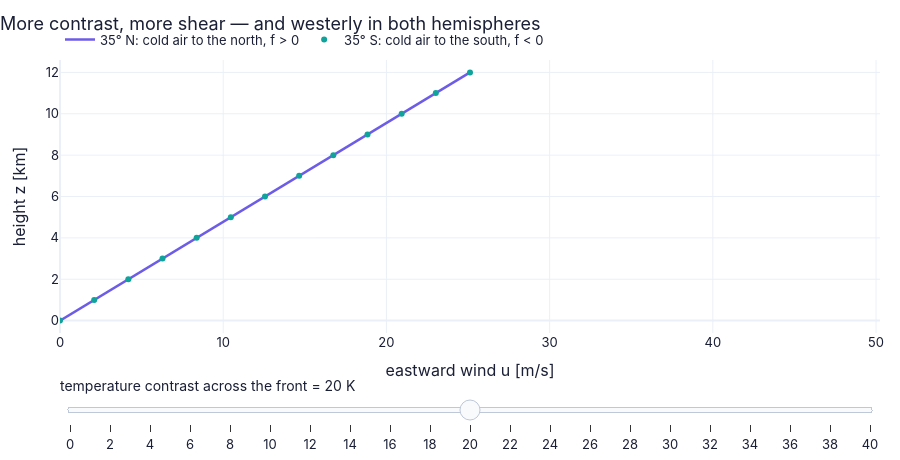

This figure's notebook cell:
### Markdown cell above
**What you see.** A north–south section through a front at 35° N: isotherms (blue) dipping toward the cold side, and the eastward wind (purple shading) that is in thermal-wind balance with them. The orange dot is the strongest wind.

**How to read it.** Follow one isotherm: where it slopes most steeply, the wind contours are closest in the vertical. The wind maximum sits above the tightest isotherms, at the top of the section.

**What would change if…** …the surface air were already blowing at 5 m/s? Every contour would shift by 5 m/s — the thermal wind fixes the shear, not the wind.

### Code cell
z_f3 = np.linspace(0.0, 1.2e4, 13)                             # height [m]

def f3(dT):                                                    # wind profiles above the front for one temperature contrast dT [K]
    out = {}
    for sgn, nm in ((+1, "35° N: cold air to the north, f > 0"), (-1, "35° S: cold air to the south, f < 0")):   # both hemispheres
        dTdy = -sgn*dT/(2*2.0e6)                               # temperature gradient at the centre of a front 2000 km wide [K/m]
        drho = -1.2*(1/280.0)*dTdy*np.ones_like(z_f3)          # density gradient from rho' = -rho0 alpha T' [kg/m^4]
        out[nm] = (GFD.thermal_wind_integrate(z_f3, drho, sgn*f35, 1.2), z_f3/1e3)   # Eq. (13.15) integrated up from calm ground
    return out   # hand the result back to the caller

figF3 = slider_figure(f3, "temperature contrast across the front", np.arange(0.0, 40.1, 2.0), unit="K", xlabel="eastward wind u [m/s]",
                      ylabel="height z [km]", title="More contrast, more shear — and westerly in both hemispheres",
                      modes={"35° S: cold air to the south, f < 0": "markers"})   # 21 slider positions
figF3.show()   # display the interactive figure (the slider works on the web page too)

### Figure 1 — Plotly figure (JSON) as saved in the notebook; plotly's stock layout.template omitted (floating-point values rounded to 4 significant figures)
{"data": [{"hovertemplate": "35° N: cold air to the north, f > 0: %{y:.4g}<extra>temperature contrast across the front = 0 K</extra>", "line": {"color": "#6c5ce7", "width": 2.5}, "mode": "lines", "name": "35° N: cold air to the north, f > 0", "type": "scatter", "visible": false, "x": [0.0, 0.0, 0.0, 0.0, 0.0, 0.0, 0.0, 0.0, 0.0, 0.0, 0.0, 0.0, 0.0], "y": [0.0, 1.0, 2.0, 3.0, 4.0, 5.0, 6.0, 7.0, 8.0, 9.0, 10.0, 11.0, 12.0]}, {"hovertemplate": "35° S: cold air to the south, f < 0: %{y:.4g}<extra>temperature contrast across the front = 0 K</extra>", "line": {"color": "#0fa39c", "width": 2.5}, "mode": "markers", "name": "35° S: cold air to the south, f < 0", "type": "scatter", "visible": false, "x": [0.0, 0.0, 0.0, 0.0, 0.0, 0.0, 0.0, 0.0, 0.0, 0.0, 0.0, 0.0, 0.0], "y": [0.0, 1.0, 2.0, 3.0, 4.0, 5.0, 6.0, 7.0, 8.0, 9.0, 10.0, 11.0, 12.0]}, {"hovertemplate": "35° N: cold air to the north, f > 0: %{y:.4g}<extra>temperature contrast across the front = 2 K</extra>", "line": {"color": "#6c5ce7", "width": 2.5}, "mode": "lines", "name": "35° N: cold air to the north, f > 0", "type": "scatter", "visible": false, "x": [0.0, 0.2093, 0.4187, 0.628, 0.8374, 1.047, 1.256, 1.465, 1.675, 1.884, 2.093, 2.303, 2.512], "y": [0.0, 1.0, 2.0, 3.0, 4.0, 5.0, 6.0, 7.0, 8.0, 9.0, 10.0, 11.0, 12.0]}, {"hovertemplate": "35° S: cold air to the south, f < 0: %{y:.4g}<extra>temperature contrast across the front = 2 K</extra>", "line": {"color": "#0fa39c", "width": 2.5}, "mode": "markers", "name": "35° S: cold air to the south, f < 0", "type": "scatter", "visible": false, "x": [0.0, 0.2093, 0.4187, 0.628, 0.8374, 1.047, 1.256, 1.465, 1.675, 1.884, 2.093, 2.303, 2.512], "y": [0.0, 1.0, 2.0, 3.0, 4.0, 5.0, 6.0, 7.0, 8.0, 9.0, 10.0, 11.0, 12.0]}, {"hovertemplate": "35° N: cold air to the north, f > 0: %{y:.4g}<extra>temperature contrast across the front = 4 K</extra>", "line": {"color": "#6c5ce7", "width": 2.5}, "mode": "lines", "name": "35° N: cold air to the north, f > 0", "type": "scatter", "visible": false, "x": [0.0, 0.4187, 0.8374, 1.256, 1.675, 2.093, 2.512, 2.931, 3.349, 3.768, 4.187, 4.606, 5.024], "y": [0.0, 1.0, 2.0, 3.0, 4.0, 5.0, 6.0, 7.0, 8.0, 9.0, 10.0, 11.0, 12.0]}, {"hovertemplate": "35° S: cold air to the south, f < 0: %{y:.4g}<extra>temperature contrast across the front = 4 K</extra>", "line": {"color": "#0fa39c", "width": 2.5}, "mode": "markers", "name": "35° S: cold air to the south, f < 0", "type": "scatter", "visible": false, "x": [0.0, 0.4187, 0.8374, 1.256, 1.675, 2.093, 2.512, 2.931, 3.349, 3.768, 4.187, 4.606, 5.024], "y": [0.0, 1.0, 2.0, 3.0, 4.0, 5.0, 6.0, 7.0, 8.0, 9.0, 10.0, 11.0, 12.0]}, {"hovertemplate": "35° N: cold air to the north, f > 0: %{y:.4g}<extra>temperature contrast across the front = 6 K</extra>", "line": {"color": "#6c5ce7", "width": 2.5}, "mode": "lines", "name": "35° N: cold air to the north, f > 0", "type": "scatter", "visible": false, "x": [0.0, 0.628, 1.256, 1.884, 2.512, 3.14, 3.768, 4.396, 5.024, 5.652, 6.28, 6.908, 7.536], "y": [0.0, 1.0, 2.0, 3.0, 4.0, 5.0, 6.0, 7.0, 8.0, 9.0, 10.0, 11.0, 12.0]}, {"hovertemplate": "35° S: cold air to the south, f < 0: %{y:.4g}<extra>temperature contrast across the front = 6 K</extra>", "line": {"color": "#0fa39c", "width": 2.5}, "mode": "markers", "name": "35° S: cold air to the south, f < 0", "type": "scatter", "visible": false, "x": [0.0, 0.628, 1.256, 1.884, 2.512, 3.14, 3.768, 4.396, 5.024, 5.652, 6.28, 6.908, 7.536], "y": [0.0, 1.0, 2.0, 3.0, 4.0, 5.0, 6.0, 7.0, 8.0, 9.0, 10.0, 11.0, 12.0]}, {"hovertemplate": "35° N: cold air to the north, f > 0: %{y:.4g}<extra>temperature contrast across the front = 8 K</extra>", "line": {"color": "#6c5ce7", "width": 2.5}, "mode": "lines", "name": "35° N: cold air to the north, f > 0", "type": "scatter", "visible": false, "x": [0.0, 0.8374, 1.675, 2.512, 3.349, 4.187, 5.024, 5.862, 6.699, 7.536, 8.374, 9.211, 10.05], "y": [0.0, 1.0, 2.0, 3.0, 4.0, 5.0, 6.0, 7.0, 8.0, 9.0, 10.0, 11.0, 12.0]}, {"hovertemplate": "35° S: cold air to the south, f < 0: %{y:.4g}<extra>temperature contrast across the front = 8 K</extra>", "line": {"color": "#0fa39c", "width": 2.5}, "mode": "markers", "name": "35° S: cold air to the south, f < 0", "type": "scatter", "visible": false, "x": [0.0, 0.8374, 1.675, 2.512, 3.349, 4.187, 5.024, 5.862, 6.699, 7.536, 8.374, 9.211, 10.05], "y": [0.0, 1.0, 2.0, 3.0, 4.0, 5.0, 6.0, 7.0, 8.0, 9.0, 10.0, 11.0, 12.0]}, {"hovertemplate": "35° N: cold air to the north, f > 0: %{y:.4g}<extra>temperature contrast across the front = 10 K</extra>", "line": {"color": "#6c5ce7", "width": 2.5}, "mode": "lines", "name": "35° N: cold air to the north, f > 0", "type": "scatter", "visible": false, "x": [0.0, 1.047, 2.093, 3.14, 4.187, 5.234, 6.28, 7.327, 8.374, 9.42, 10.47, 11.51, 12.56], "y": [0.0, 1.0, 2.0, 3.0, 4.0, 5.0, 6.0, 7.0, 8.0, 9.0, 10.0, 11.0, 12.0]}, {"hovertemplate": "35° S: cold air to the south, f < 0: %{y:.4g}<extra>temperature contrast across the front = 10 K</extra>", "line": {"color": "#0fa39c", "width": 2.5}, "mode": "markers", "name": "35° S: cold air to the south, f < 0", "type": "scatter", "visible": false, "x": [0.0, 1.047, 2.093, 3.14, 4.187, 5.234, 6.28, 7.327, 8.374, 9.42, 10.47, 11.51, 12.56], "y": [0.0, 1.0, 2.0, 3.0, 4.0, 5.0, 6.0, 7.0, 8.0, 9.0, 10.0, 11.0, 12.0]}, {"hovertemplate": "35° N: cold air to the north, f > 0: %{y:.4g}<extra>temperature contrast across the front = 12 K</extra>", "line": {"color": "#6c5ce7", "width": 2.5}, "mode": "lines", "name": "35° N: cold air to the north, f > 0", "type": "scatter", "visible": false, "x": [0.0, 1.256, 2.512, 3.768, 5.024, 6.28, 7.536, 8.792, 10.05, 11.3, 12.56, 13.82, 15.07], "y": [0.0, 1.0, 2.0, 3.0, 4.0, 5.0, 6.0, 7.0, 8.0, 9.0, 10.0, 11.0, 12.0]}, {"hovertemplate": "35° S: cold air to the south, f < 0: %{y:.4g}<extra>temperature contrast across the front = 12 K</extra>", "line": {"color": "#0fa39c", "width": 2.5}, "mode": "markers", "name": "35° S: cold air to the south, f < 0", "type": "scatter", "visible": false, "x": [0.0, 1.256, 2.512, 3.768, 5.024, 6.28, 7.536, 8.792, 10.05, 11.3, 12.56, 13.82, 15.07], "y": [0.0, 1.0, 2.0, 3.0, 4.0, 5.0, 6.0, 7.0, 8.0, 9.0, 10.0, 11.0, 12.0]}, {"hovertemplate": "35° N: cold air to the north, f > 0: %{y:.4g}<extra>temperature contrast across the front = 14 K</extra>", "line": {"color": "#6c5ce7", "width": 2.5}, "mode": "lines", "name": "35° N: cold air to the north, f > 0", "type": "scatter", "visible": false, "x": [0.0, 1.465, 2.931, 4.396, 5.862, 7.327, 8.792, 10.26, 11.72, 13.19, 14.65, 16.12, 17.58], "y": [0.0, 1.0, 2.0, 3.0, 4.0, 5.0, 6.0, 7.0, 8.0, 9.0, 10.0, 11.0, 12.0]}, {"hovertemplate": "35° S: cold air to the south, f < 0: %{y:.4g}<extra>temperature contrast across the front = 14 K</extra>", "line": {"color": "#0fa39c", "width": 2.5}, "mode": "markers", "name": "35° S: cold air to the south, f < 0", "type": "scatter", "visible": false, "x": [0.0, 1.465, 2.931, 4.396, 5.862, 7.327, 8.792, 10.26, 11.72, 13.19, 14.65, 16.12, 17.58], "y": [0.0, 1.0, 2.0, 3.0, 4.0, 5.0, 6.0, 7.0, 8.0, 9.0, 10.0, 11.0, 12.0]}, {"hovertemplate": "35° N: cold air to the north, f > 0: %{y:.4g}<extra>temperature contrast across the front = 16 K</extra>", "line": {"color": "#6c5ce7", "width": 2.5}, "mode": "lines", "name": "35° N: cold air to the north, f > 0", "type": "scatter", "visible": false, "x": [0.0, 1.675, 3.349, 5.024, 6.699, 8.374, 10.05, 11.72, 13.4, 15.07, 16.75, 18.42, 20.1], "y": [0.0, 1.0, 2.0, 3.0, 4.0, 5.0, 6.0, 7.0, 8.0, 9.0, 10.0, 11.0, 12.0]}, {"hovertemplate": "35° S: cold air to the south, f < 0: %{y:.4g}<extra>temperature contrast across the front = 16 K</extra>", "line": {"color": "#0fa39c", "width": 2.5}, "mode": "markers", "name": "35° S: cold air to the south, f < 0", "type": "scatter", "visible": false, "x": [0.0, 1.675, 3.349, 5.024, 6.699, 8.374, 10.05, 11.72, 13.4, 15.07, 16.75, 18.42, 20.1], "y": [0.0, 1.0, 2.0, 3.0, 4.0, 5.0, 6.0, 7.0, 8.0, 9.0, 10.0, 11.0, 12.0]}, {"hovertemplate": "35° N: cold air to the north, f > 0: %{y:.4g}<extra>temperature contrast across the front = 18 K</extra>", "line": {"color": "#6c5ce7", "width": 2.5}, "mode": "lines", "name": "35° N: cold air to the north, f > 0", "type": "scatter", "visible": false, "x": [0.0, 1.884, 3.768, 5.652, 7.536, 9.42, 11.3, 13.19, 15.07, 16.96, 18.84, 20.72, 22.61], "y": [0.0, 1.0, 2.0, 3.0, 4.0, 5.0, 6.0, 7.0, 8.0, 9.0, 10.0, 11.0, 12.0]}, {"hovertemplate": "35° S: cold air to the south, f < 0: %{y:.4g}<extra>temperature contrast across the front = 18 K</extra>", "line": {"color": "#0fa39c", "width": 2.5}, "mode": "markers", "name": "35° S: cold air to the south, f < 0", "type": "scatter", "visible": false, "x": [0.0, 1.884, 3.768, 5.652, 7.536, 9.42, 11.3, 13.19, 15.07, 16.96, 18.84, 20.72, 22.61], "y": [0.0, 1.0, 2.0, 3.0, 4.0, 5.0, 6.0, 7.0, 8.0, 9.0, 10.0, 11.0, 12.0]}, {"hovertemplate": "35° N: cold air to the north, f > 0: %{y:.4g}<extra>temperature contrast across the front = 20 K</extra>", "line": {"color": "#6c5ce7", "width": 2.5}, "mode": "lines", "name": "35° N: cold air to the north, f > 0", "type": "scatter", "visible": true, "x": [0.0, 2.093, 4.187, 6.28, 8.374, 10.47, 12.56, 14.65, 16.75, 18.84, 20.93, 23.03, 25.12], "y": [0.0, 1.0, 2.0, 3.0, 4.0, 5.0, 6.0, 7.0, 8.0, 9.0, 10.0, 11.0, 12.0]}, {"hovertemplate": "35° S: cold air to the south, f < 0: %{y:.4g}<extra>temperature contrast across the front = 20 K</extra>", "line": {"color": "#0fa39c", "width": 2.5}, "mode": "markers", "name": "35° S: cold air to the south, f < 0", "type": "scatter", "visible": true, "x": [0.0, 2.093, 4.187, 6.28, 8.374, 10.47, 12.56, 14.65, 16.75, 18.84, 20.93, 23.03, 25.12], "y": [0.0, 1.0, 2.0, 3.0, 4.0, 5.0, 6.0, 7.0, 8.0, 9.0, 10.0, 11.0, 12.0]}, {"hovertemplate": "35° N: cold air to the north, f > 0: %{y:.4g}<extra>temperature contrast across the front = 22 K</extra>", "line": {"color": "#6c5ce7", "width": 2.5}, "mode": "lines", "name": "35° N: cold air to the north, f > 0", "type": "scatter", "visible": false, "x": [0.0, 2.303, 4.606, 6.908, 9.211, 11.51, 13.82, 16.12, 18.42, 20.72, 23.03, 25.33, 27.63], "y": [0.0, 1.0, 2.0, 3.0, 4.0, 5.0, 6.0, 7.0, 8.0, 9.0, 10.0, 11.0, 12.0]}, {"hovertemplate": "35° S: cold air to the south, f < 0: %{y:.4g}<extra>temperature contrast across the front = 22 K</extra>", "line": {"color": "#0fa39c", "width": 2.5}, "mode": "markers", "name": "35° S: cold air to the south, f < 0", "type": "scatter", "visible": false, "x": [0.0, 2.303, 4.606, 6.908, 9.211, 11.51, 13.82, 16.12, 18.42, 20.72, 23.03, 25.33, 27.63], "y": [0.0, 1.0, 2.0, 3.0, 4.0, 5.0, 6.0, 7.0, 8.0, 9.0, 10.0, 11.0, 12.0]}, {"hovertemplate": "35° N: cold air to the north, f > 0: %{y:.4g}<extra>temperature contrast across the front = 24 K</extra>", "line": {"color": "#6c5ce7", "width": 2.5}, "mode": "lines", "name": "35° N: cold air to the north, f > 0", "type": "scatter", "visible": false, "x": [0.0, 2.512, 5.024, 7.536, 10.05, 12.56, 15.07, 17.58, 20.1, 22.61, 25.12, 27.63, 30.15], "y": [0.0, 1.0, 2.0, 3.0, 4.0, 5.0, 6.0, 7.0, 8.0, 9.0, 10.0, 11.0, 12.0]}, {"hovertemplate": "35° S: cold air to the south, f < 0: %{y:.4g}<extra>temperature contrast across the front = 24 K</extra>", "line": {"color": "#0fa39c", "width": 2.5}, "mode": "markers", "name": "35° S: cold air to the south, f < 0", "type": "scatter", "visible": false, "x": [0.0, 2.512, 5.024, 7.536, 10.05, 12.56, 15.07, 17.58, 20.1, 22.61, 25.12, 27.63, 30.15], "y": [0.0, 1.0, 2.0, 3.0, 4.0, 5.0, 6.0, 7.0, 8.0, 9.0, 10.0, 11.0, 12.0]}, {"hovertemplate": "35° N: cold air to the north, f > 0: %{y:.4g}<extra>temperature contrast across the front = 26 K</extra>", "line": {"color": "#6c5ce7", "width": 2.5}, "mode": "lines", "name": "35° N: cold air to the north, f > 0", "type": "scatter", "visible": false, "x": [0.0, 2.721, 5.443, 8.164, 10.89, 13.61, 16.33, 19.05, 21.77, 24.49, 27.21, 29.94, 32.66], "y": [0.0, 1.0, 2.0, 3.0, 4.0, 5.0, 6.0, 7.0, 8.0, 9.0, 10.0, 11.0, 12.0]}, {"hovertemplate": "35° S: cold air to the south, f < 0: %{y:.4g}<extra>temperature contrast across the front = 26 K</extra>", "line": {"color": "#0fa39c", "width": 2.5}, "mode": "markers", "name": "35° S: cold air to the south, f < 0", "type": "scatter", "visible": false, "x": [0.0, 2.721, 5.443, 8.164, 10.89, 13.61, 16.33, 19.05, 21.77, 24.49, 27.21, 29.94, 32.66], "y": [0.0, 1.0, 2.0, 3.0, 4.0, 5.0, 6.0, 7.0, 8.0, 9.0, 10.0, 11.0, 12.0]}, {"hovertemplate": "35° N: cold air to the north, f > 0: %{y:.4g}<extra>temperature contrast across the front = 28 K</extra>", "line": {"color": "#6c5ce7", "width": 2.5}, "mode": "lines", "name": "35° N: cold air to the north, f > 0", "type": "scatter", "visible": false, "x": [0.0, 2.931, 5.862, 8.792, 11.72, 14.65, 17.58, 20.52, 23.45, 26.38, 29.31, 32.24, 35.17], "y": [0.0, 1.0, 2.0, 3.0, 4.0, 5.0, 6.0, 7.0, 8.0, 9.0, 10.0, 11.0, 12.0]}, {"hovertemplate": "35° S: cold air to the south, f < 0: %{y:.4g}<extra>temperature contrast across the front = 28 K</extra>", "line": {"color": "#0fa39c", "width": 2.5}, "mode": "markers", "name": "35° S: cold air to the south, f < 0", "type": "scatter", "visible": false, "x": [0.0, 2.931, 5.862, 8.792, 11.72, 14.65, 17.58, 20.52, 23.45, 26.38, 29.31, 32.24, 35.17], "y": [0.0, 1.0, 2.0, 3.0, 4.0, 5.0, 6.0, 7.0, 8.0, 9.0, 10.0, 11.0, 12.0]}, {"hovertemplate": "35° N: cold air to the north, f > 0: %{y:.4g}<extra>temperature contrast across the front = 30 K</extra>", "line": {"color": "#6c5ce7", "width": 2.5}, "mode": "lines", "name": "35° N: cold air to the north, f > 0", "type": "scatter", "visible": false, "x": [0.0, 3.14, 6.28, 9.42, 12.56, 15.7, 18.84, 21.98, 25.12, 28.26, 31.4, 34.54, 37.68], "y": [0.0, 1.0, 2.0, 3.0, 4.0, 5.0, 6.0, 7.0, 8.0, 9.0, 10.0, 11.0, 12.0]}, {"hovertemplate": "35° S: cold air to the south, f < 0: %{y:.4g}<extra>temperature contrast across the front = 30 K</extra>", "line": {"color": "#0fa39c", "width": 2.5}, "mode": "markers", "name": "35° S: cold air to the south, f < 0", "type": "scatter", "visible": false, "x": [0.0, 3.14, 6.28, 9.42, 12.56, 15.7, 18.84, 21.98, 25.12, 28.26, 31.4, 34.54, 37.68], "y": [0.0, 1.0, 2.0, 3.0, 4.0, 5.0, 6.0, 7.0, 8.0, 9.0, 10.0, 11.0, 12.0]}, {"hovertemplate": "35° N: cold air to the north, f > 0: %{y:.4g}<extra>temperature contrast across the front = 32 K</extra>", "line": {"color": "#6c5ce7", "width": 2.5}, "mode": "lines", "name": "35° N: cold air to the north, f > 0", "type": "scatter", "visible": false, "x": [0.0, 3.349, 6.699, 10.05, 13.4, 16.75, 20.1, 23.45, 26.8, 30.15, 33.49, 36.84, 40.19], "y": [0.0, 1.0, 2.0, 3.0, 4.0, 5.0, 6.0, 7.0, 8.0, 9.0, 10.0, 11.0, 12.0]}, {"hovertemplate": "35° S: cold air to the south, f < 0: %{y:.4g}<extra>temperature contrast across the front = 32 K</extra>", "line": {"color": "#0fa39c", "width": 2.5}, "mode": "markers", "name": "35° S: cold air to the south, f < 0", "type": "scatter", "visible": false, "x": [0.0, 3.349, 6.699, 10.05, 13.4, 16.75, 20.1, 23.45, 26.8, 30.15, 33.49, 36.84, 40.19], "y": [0.0, 1.0, 2.0, 3.0, 4.0, 5.0, 6.0, 7.0, 8.0, 9.0, 10.0, 11.0, 12.0]}, {"hovertemplate": "35° N: cold air to the north, f > 0: %{y:.4g}<extra>temperature contrast across the front = 34 K</extra>", "line": {"color": "#6c5ce7", "width": 2.5}, "mode": "lines", "name": "35° N: cold air to the north, f > 0", "type": "scatter", "visible": false, "x": [0.0, 3.559, 7.118, 10.68, 14.24, 17.79, 21.35, 24.91, 28.47, 32.03, 35.59, 39.15, 42.71], "y": [0.0, 1.0, 2.0, 3.0, 4.0, 5.0, 6.0, 7.0, 8.0, 9.0, 10.0, 11.0, 12.0]}, {"hovertemplate": "35° S: cold air to the south, f < 0: %{y:.4g}<extra>temperature contrast across the front = 34 K</extra>", "line": {"color": "#0fa39c", "width": 2.5}, "mode": "markers", "name": "35° S: cold air to the south, f < 0", "type": "scatter", "visible": false, "x": [0.0, 3.559, 7.118, 10.68, 14.24, 17.79, 21.35, 24.91, 28.47, 32.03, 35.59, 39.15, 42.71], "y": [0.0, 1.0, 2.0, 3.0, 4.0, 5.0, 6.0, 7.0, 8.0, 9.0, 10.0, 11.0, 12.0]}, {"hovertemplate": "35° N: cold air to the north, f > 0: %{y:.4g}<extra>temperature contrast across the front = 36 K</extra>", "line": {"color": "#6c5ce7", "width": 2.5}, "mode": "lines", "name": "35° N: cold air to the north, f > 0", "type": "scatter", "visible": false, "x": [0.0, 3.768, 7.536, 11.3, 15.07, 18.84, 22.61, 26.38, 30.15, 33.91, 37.68, 41.45, 45.22], "y": [0.0, 1.0, 2.0, 3.0, 4.0, 5.0, 6.0, 7.0, 8.0, 9.0, 10.0, 11.0, 12.0]}, {"hovertemplate": "35° S: cold air to the south, f < 0: %{y:.4g}<extra>temperature contrast across the front = 36 K</extra>", "line": {"color": "#0fa39c", "width": 2.5}, "mode": "markers", "name": "35° S: cold air to the south, f < 0", "type": "scatter", "visible": false, "x": [0.0, 3.768, 7.536, 11.3, 15.07, 18.84, 22.61, 26.38, 30.15, 33.91, 37.68, 41.45, 45.22], "y": [0.0, 1.0, 2.0, 3.0, 4.0, 5.0, 6.0, 7.0, 8.0, 9.0, 10.0, 11.0, 12.0]}, {"hovertemplate": "35° N: cold air to the north, f > 0: %{y:.4g}<extra>temperature contrast across the front = 38 K</extra>", "line": {"color": "#6c5ce7", "width": 2.5}, "mode": "lines", "name": "35° N: cold air to the north, f > 0", "type": "scatter", "visible": false, "x": [0.0, 3.978, 7.955, 11.93, 15.91, 19.89, 23.87, 27.84, 31.82, 35.8, 39.78, 43.75, 47.73], "y": [0.0, 1.0, 2.0, 3.0, 4.0, 5.0, 6.0, 7.0, 8.0, 9.0, 10.0, 11.0, 12.0]}, {"hovertemplate": "35° S: cold air to the south, f < 0: %{y:.4g}<extra>temperature contrast across the front = 38 K</extra>", "line": {"color": "#0fa39c", "width": 2.5}, "mode": "markers", "name": "35° S: cold air to the south, f < 0", "type": "scatter", "visible": false, "x": [0.0, 3.978, 7.955, 11.93, 15.91, 19.89, 23.87, 27.84, 31.82, 35.8, 39.78, 43.75, 47.73], "y": [0.0, 1.0, 2.0, 3.0, 4.0, 5.0, 6.0, 7.0, 8.0, 9.0, 10.0, 11.0, 12.0]}, {"hovertemplate": "35° N: cold air to the north, f > 0: %{y:.4g}<extra>temperature contrast across the front = 40 K</extra>", "line": {"color": "#6c5ce7", "width": 2.5}, "mode": "lines", "name": "35° N: cold air to the north, f > 0", "type": "scatter", "visible": false, "x": [0.0, 4.187, 8.374, 12.56, 16.75, 20.93, 25.12, 29.31, 33.49, 37.68, 41.87, 46.06, 50.24], "y": [0.0, 1.0, 2.0, 3.0, 4.0, 5.0, 6.0, 7.0, 8.0, 9.0, 10.0, 11.0, 12.0]}, {"hovertemplate": "35° S: cold air to the south, f < 0: %{y:.4g}<extra>temperature contrast across the front = 40 K</extra>", "line": {"color": "#0fa39c", "width": 2.5}, "mode": "markers", "name": "35° S: cold air to the south, f < 0", "type": "scatter", "visible": false, "x": [0.0, 4.187, 8.374, 12.56, 16.75, 20.93, 25.12, 29.31, 33.49, 37.68, 41.87, 46.06, 50.24], "y": [0.0, 1.0, 2.0, 3.0, 4.0, 5.0, 6.0, 7.0, 8.0, 9.0, 10.0, 11.0, 12.0]}], "layout": {"colorway": ["#6c5ce7", "#0fa39c", "#f97316", "#2563eb", "#e11d6a", "#d97706"], "font": {"color": "#1a1f36", "family": "Inter, -apple-system, Segoe UI, Roboto, sans-serif", "size": 13}, "height": 460, "hovermode": "x unified", "legend": {"orientation": "h", "x": 0, "xanchor": "left", "y": 1.02, "yanchor": "bottom"}, "margin": {"b": 90, "l": 60, "r": 20, "t": 60}, "sliders": [{"active": 10, "currentvalue": {"font": {"size": 14}, "prefix": "temperature contrast across the front = ", "suffix": " K"}, "pad": {"t": 40}, "steps": [{"args": [{"visible": [true, true, false, false, false, false, false, false, false, false, false, false, false, false, false, false, false, false, false, false, false, false, false, false, false, false, false, false, false, false, false, false, false, false, false, false, false, false, false, false, false, false]}], "label": "0", "method": "update"}, {"args": [{"visible": [false, false, true, true, false, false, false, false, false, false, false, false, false, false, false, false, false, false, false, false, false, false, false, false, false, false, false, false, false, false, false, false, false, false, false, false, false, false, false, false, false, false]}], "label": "2", "method": "update"}, {"args": [{"visible": [false, false, false, false, true, true, false, false, false, false, false, false, false, false, false, false, false, false, false, false, false, false, false, false, false, false, false, false, false, false, false, false, false, false, false, false, false, false, false, false, false, false]}], "label": "4", "method": "update"}, {"args": [{"visible": [false, false, false, false, false, false, true, true, false, false, false, false, false, false, false, false, false, false, false, false, false, false, false, false, false, false, false, false, false, false, false, false, false, false, false, false, false, false, false, false, false, false]}], "label": "6", "method": "update"}, {"args": [{"visible": [false, false, false, false, false, false, false, false, true, true, false, false, false, false, false, false, false, false, false, false, false, false, false, false, false, false, false, false, false, false, false, false, false, false, false, false, false, false, false, false, false, false]}], "label": "8", "method": "update"}, {"args": [{"visible": [false, false, false, false, false, false, false, false, false, false, true, true, false, false, false, false, false, false, false, false, false, false, false, false, false, false, false, false, false, false, false, false, false, false, false, false, false, false, false, false, false, false]}], "label": "10", "method": "update"}, {"args": [{"visible": [false, false, false, false, false, false, false, false, false, false, false, false, true, true, false, false, false, false, false, false, false, false, false, false, false, false, false, false, false, false, false, false, false, false, false, false, false, false, false, false, false, false]}], "label": "12", "method": "update"}, {"args": [{"visible": [false, false, false, false, false, false, false, false, false, false, false, false, false, false, true, true, false, false, false, false, false, false, false, false, false, false, false, false, false, false, false, false, false, false, false, false, false, false, false, false, false, false]}], "label": "14", "method": "update"}, {"args": [{"visible": [false, false, false, false, false, false, false, false, false, false, false, false, false, false, false, false, true, true, false, false, false, false, false, false, false, false, false, false, false, false, false, false, false, false, false, false, false, false, false, false, false, false]}], "label": "16", "method": "update"}, {"args": [{"visible": [false, false, false, false, false, false, false, false, false, false, false, false, false, false, false, false, false, false, true, true, false, false, false, false, false, false, false, false, false, false, false, false, false, false, false, false, false, false, false, false, false, false]}], "label": "18", "method": "update"}, {"args": [{"visible": [false, false, false, false, false, false, false, false, false, false, false, false, false, false, false, false, false, false, false, false, true, true, false, false, false, false, false, false, false, false, false, false, false, false, false, false, false, false, false, false, false, false]}], "label": "20", "method": "update"}, {"args": [{"visible": [false, false, false, false, false, false, false, false, false, false, false, false, false, false, false, false, false, false, false, false, false, false, true, true, false, false, false, false, false, false, false, false, false, false, false, false, false, false, false, false, false, false]}], "label": "22", "method": "update"}, {"args": [{"visible": [false, false, false, false, false, false, false, false, false, false, false, false, false, false, false, false, false, false, false, false, false, false, false, false, true, true, false, false, false, false, false, false, false, false, false, false, false, false, false, false, false, false]}], "label": "24", "method": "update"}, {"args": [{"visible": [false, false, false, false, false, false, false, false, false, false, false, false, false, false, false, false, false, false, false, false, false, false, false, false, false, false, true, true, false, false, false, false, false, false, false, false, false, false, false, false, false, false]}], "label": "26", "method": "update"}, {"args": [{"visible": [false, false, false, false, false, false, false, false, false, false, false, false, false, false, false, false, false, false, false, false, false, false, false, false, false, false, false, false, true, true, false, false, false, false, false, false, false, false, false, false, false, false]}], "label": "28", "method": "update"}, {"args": [{"visible": [false, false, false, false, false, false, false, false, false, false, false, false, false, false, false, false, false, false, false, false, false, false, false, false, false, false, false, false, false, false, true, true, false, false, false, false, false, false, false, false, false, false]}], "label": "30", "method": "update"}, {"args": [{"visible": [false, false, false, false, false, false, false, false, false, false, false, false, false, false, false, false, false, false, false, false, false, false, false, false, false, false, false, false, false, false, false, false, true, true, false, false, false, false, false, false, false, false]}], "label": "32", "method": "update"}, {"args": [{"visible": [false, false, false, false, false, false, false, false, false, false, false, false, false, false, false, false, false, false, false, false, false, false, false, false, false, false, false, false, false, false, false, false, false, false, true, true, false, false, false, false, false, false]}], "label": "34", "method": "update"}, {"args": [{"visible": [false, false, false, false, false, false, false, false, false, false, false, false, false, false, false, false, false, false, false, false, false, false, false, false, false, false, false, false, false, false, false, false, false, false, false, false, true, true, false, false, false, false]}], "label": "36", "method": "update"}, {"args": [{"visible": [false, false, false, false, false, false, false, false, false, false, false, false, false, false, false, false, false, false, false, false, false, false, false, false, false, false, false, false, false, false, false, false, false, false, false, false, false, false, true, true, false, false]}], "label": "38", "method": "update"}, {"args": [{"visible": [false, false, false, false, false, false, false, false, false, false, false, false, false, false, false, false, false, false, false, false, false, false, false, false, false, false, false, false, false, false, false, false, false, false, false, false, false, false, false, false, true, true]}], "label": "40", "method": "update"}]}], "title": {"text": "More contrast, more shear — and westerly in both hemispheres", "x": 0}, "xaxis": {"range": [0.0, 50.24], "title": {"text": "eastward wind u [m/s]"}}, "yaxis": {"range": [-0.6, 12.6], "title": {"text": "height z [km]"}}}}
